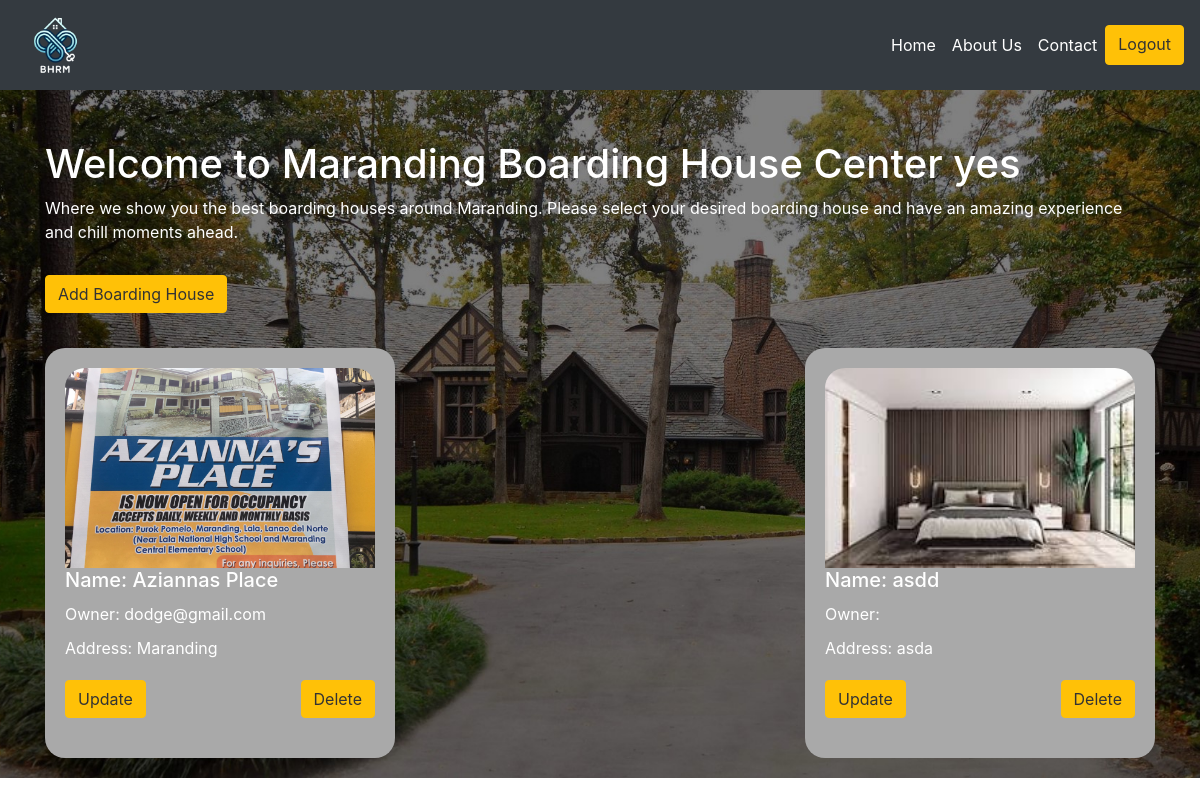
Page /index.php (signed in) on the committed database.
### tables this page shows
CREATE TABLE `users` (
  `id` int(11) NOT NULL,
  `fname` varchar(50) NOT NULL,
  `lname` varchar(50) NOT NULL,
  `uname` varchar(50) NOT NULL,
  `pass` varchar(50) NOT NULL,
  `role` varchar(50) NOT NULL
);

CREATE TABLE `boardinghouses` (
  `id` int(11) NOT NULL,
  `owner` varchar(255) NOT NULL,
  `hname` varchar(25) NOT NULL,
  `haddress` varchar(25) NOT NULL,
  `image` varchar(255) NOT NULL
);

### index.php (the view, shortened to what this page needs)
<?php
require 'php/connection.php';
if (!empty($_SESSION["uname"]) && !empty($_SESSION["role"])) {
    $uname = $_SESSION["uname"];
    $result = mysqli_query($conn, "select * from users where uname = '$uname'");
    $fetch = mysqli_fetch_assoc($result);
} else {
    echo '<script> alert("YOU MUST LOG IN FIRST")</script>';
}
?>
<!DOCTYPE html>
<html lang="en">
<head>
    <link rel="stylesheet" href="https://stackpath.bootstrapcdn.com/bootstrap/4.5.2/css/bootstrap.min.css">
</head>
<body>
    <nav class="navbar navbar-expand-lg navbar-dark bg-dark py-0">
        <a class="navbar-brand" href="#">
            <img src="images/logo.png" alt="Logo">
        </a>
        <div class="collapse navbar-collapse" id="navbarNav">
            <ul class="navbar-nav ml-auto">
                <li class="nav-item">
                    <a class="nav-link" href="#">Home</a>
                </li>
                <li class="nav-item">
                    <a class="nav-link" href="#">About Us</a>
                </li>
                <li class="nav-item">
                    <a class="nav-link" href="#">Contact</a>
                </li>
                <?php
                if ($_SESSION == true) {
                    echo '<a class="btn btn-warning" href="php/logout.php">Logout</a>';
                } else {
                    echo '<a class="btn btn-warning" href="php/login.php">Login</a>';
                }
                ?>
            </ul>
        </div>
    </nav>
    <div class="container content">
        <h1>Welcome to Maranding Boarding House Center <?php if (!empty($_SESSION)) {
                                                            echo $fetch['fname'];
                                                        } ?></h1>
        <p>Where we show you the best boarding houses around Maranding. Please select your desired boarding house and
            have an amazing experience and chill moments ahead.</p>
    </div>
    <?php
    if (!empty($_SESSION) && $_SESSION['role'] == "admin") {
    ?>
        <div class="container add-boarding">
            <a class="btn btn-warning" href="php/addbh.php" class="text-white">Add Boarding House</a>
        </div>
    <?php
    }
    ?>
    <div class="container">
        <div class="row">
            <?php
            if (empty($_SESSION) || $_SESSION['role'] == 'user' || $_SESSION['role'] == 'admin' || $_SESSION['role'] == 'landlord') {
                $query = "select * from boardinghouses";
                $result = mysqli_query($conn, $query);
                while ($fetch = mysqli_fetch_assoc($result)) {
                    $id = $fetch['id'];
            ?>
                    <div class="col-md-4">
                        <div class="boarding-house-card">
                            <img src="<?php echo $fetch["image"] ?>" alt="Boarding House">
                            <h5>Name: <?php echo $fetch["hname"] ?></h5>
                            <p>Owner: <?php echo $fetch["owner"] ?></p>
                            <p>Address: <?php echo $fetch["haddress"] ?></p>
                            <div class="btn-container">
                                <?php if (!empty($_SESSION) && $_SESSION['role'] == 'admin') : ?>
                                    <a href="php/function.php?edit=<?php echo $id; ?>"><button class="btn btn-warning">Update</button></a>
                                    <a href="php/function.php?delete=<?php echo $id; ?>"><button class="btn btn-warning">Delete</button></a>
                                <?php else : ?>
                                    <a href="boardinghouse.php?id=<?php echo $id; ?>" class="btn btn-warning">More Details</a>
                                <?php endif; ?>
                            </div>
                        </div>
                    </div>
            <?php
                }
            }
            ?>
        </div>
    </div>
</body>
</html>

### index.php (style rules this page uses)
body { background-image: url('images/pxfuel.jpg'); background-size: cover; background-repeat: no-repeat; background-position: center; }
.navbar { background-color: #a9a9a9; }
.navbar-brand img { width: 80px; height: 80px; }
.nav-link { color: #fff !important; }
.btn-warning { background-color: #ffc107; border-color: #ffc107; color: #333; }
.content { color: #fff; margin-top: 50px; }
.add-boarding { padding: 15px; margin-bottom: 20px; }
.row { display: flex; flex-wrap: wrap; justify-content: space-between; }
.col-md-4 { margin-bottom: 20px; }
.boarding-house-card { background-color: #a9a9a9; color: #fff; border-radius: 20px; padding: 20px; margin-bottom: 20px; height: 100%; }
.boarding-house-card img { width: 100%; height: 200px; object-fit: cover; border-radius: 20px 20px 0 0; }
.boarding-house-card h5, .boarding-house-card p { margin-bottom: 10px; }
.btn-container { display: flex; justify-content: space-between; padding-top: 10px; }
.btn-container button { flex: 0 0 48%; }

### rows in the picture
users: fname "yes"
boardinghouses: image (picture), hname "Aziannas Place", owner "dodge@gmail.com", haddress "Maranding"
boardinghouses: image (picture), hname "asdd", haddress "asda"
